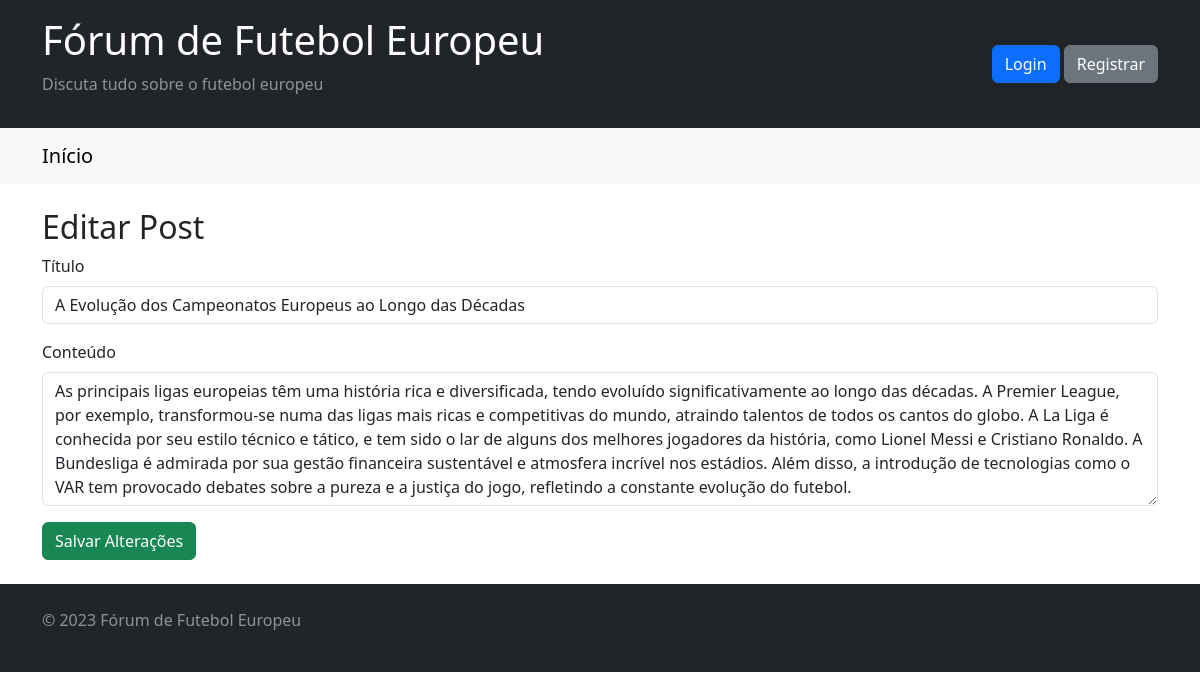
/pages/edit_post.php?post_id=27, run on the app's committed database.
### tables this page shows
CREATE TABLE `Posts` (
  `post_id` int(11) NOT NULL,
  `usuario_id` int(11) DEFAULT NULL,
  `titulo` varchar(100) DEFAULT NULL,
  `conteudo` text DEFAULT NULL,
  `data_postagem` timestamp NULL DEFAULT NULL
);

### models/Post.php (called while the page is built, shortened)
<?php
class Post
{
  private $conn;
  public function __construct($conn)
  {
    $this->conn = $conn;
  }
  public function getById($post_id)
  {
    $stmt = $this->conn->prepare("SELECT * FROM Posts WHERE post_id = ?");
    $stmt->bind_param("i", $post_id);
    $stmt->execute();
    $resultado = $stmt->get_result();
    return $resultado->fetch_assoc();
  }
}

### pages/edit_post.php (the view, shortened to what this page needs)
<?php
include '../config/database.php';
include '../models/Post.php';
$conn = new mysqli($servername, $username, $password, $dbname);
$postModel = new Post($conn);
$post = $postModel->getById($_GET['post_id']);
include '../components/header.php';
include '../components/navbar.php';
?>
<main class="container mt-4 mb-4">
  <h2>Editar Post</h2>
  <form action="../controller/save_edit.php" method="post">
    <div class="mb-3">
      <label for="titulo" class="form-label">Título</label>
      <input type="text" class="form-control" id="titulo" name="titulo" value="<?php echo htmlspecialchars($post['titulo']); ?>" required>
    </div>
    <div class="mb-3">
      <label for="conteudo" class="form-label">Conteúdo</label>
      <textarea class="form-control" id="conteudo" name="conteudo" rows="5" required><?php echo htmlspecialchars($post['conteudo']); ?></textarea>
    </div>
    <button type="submit" class="btn btn-success">Salvar Alterações</button>
  </form>
</main>
<?php include '../components/footer.php'; ?>

### data on the page
posts: titulo "A Evolução dos Campeonatos Europeus ao Longo das Décadas", conteudo "As principais ligas europeias têm uma história rica e diversificada, tendo evoluído significativamente ao longo das décadas. A Premier League, por exemplo, transformou-se numa das ligas mais ricas e competitivas do mundo, atraindo talentos de todos os cantos do globo. A La Liga é conhecida por seu estilo técnico e tático, e tem sido o lar de alguns dos melhores jogadores da história, como Lionel Messi e Cristiano Ronaldo. A Bundesliga é admirada por sua gestão financeira sustentável e atmosfera incrível nos estádios. Além disso, a introdução de tecnologias como o VAR tem provocado debates sobre a pureza e a justiça do jogo, refletindo a constante evolução do futebol."
